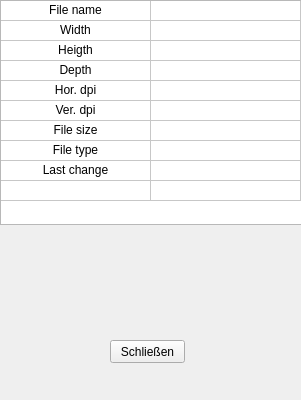
<?xml version="1.0" encoding="UTF-8"?>
<ui version="4.0">
 <class>FileInfoHandler</class>
 <widget class="QWidget" name="FileInfoHandler">
  <property name="geometry">
   <rect>
    <x>0</x>
    <y>0</y>
    <width>301</width>
    <height>400</height>
   </rect>
  </property>
  <property name="maximumSize">
   <size>
    <width>301</width>
    <height>400</height>
   </size>
  </property>
  <property name="windowTitle">
   <string>File informations</string>
  </property>
  <property name="windowOpacity">
   <double>8.000000000000000</double>
  </property>
  <property name="styleSheet">
   <string notr="true"/>
  </property>
  <widget class="QTableWidget" name="fileinfotable">
   <property name="geometry">
    <rect>
     <x>0</x>
     <y>0</y>
     <width>302</width>
     <height>225</height>
    </rect>
   </property>
   <property name="maximumSize">
    <size>
     <width>302</width>
     <height>225</height>
    </size>
   </property>
   <property name="acceptDrops">
    <bool>false</bool>
   </property>
   <property name="autoScroll">
    <bool>true</bool>
   </property>
   <property name="showGrid">
    <bool>true</bool>
   </property>
   <property name="gridStyle">
    <enum>Qt::CustomDashLine</enum>
   </property>
   <property name="sortingEnabled">
    <bool>false</bool>
   </property>
   <property name="rowCount">
    <number>10</number>
   </property>
   <property name="columnCount">
    <number>2</number>
   </property>
   <attribute name="horizontalHeaderVisible">
    <bool>false</bool>
   </attribute>
   <attribute name="horizontalHeaderCascadingSectionResizes">
    <bool>true</bool>
   </attribute>
   <attribute name="horizontalHeaderDefaultSectionSize">
    <number>150</number>
   </attribute>
   <attribute name="horizontalHeaderMinimumSectionSize">
    <number>27</number>
   </attribute>
   <attribute name="horizontalHeaderShowSortIndicator" stdset="0">
    <bool>false</bool>
   </attribute>
   <attribute name="verticalHeaderVisible">
    <bool>false</bool>
   </attribute>
   <attribute name="verticalHeaderDefaultSectionSize">
    <number>20</number>
   </attribute>
   <attribute name="verticalHeaderMinimumSectionSize">
    <number>19</number>
   </attribute>
   <attribute name="verticalHeaderStretchLastSection">
    <bool>false</bool>
   </attribute>
   <row/>
   <row/>
   <row/>
   <row/>
   <row/>
   <row/>
   <row/>
   <row/>
   <row/>
   <row/>
   <column>
    <property name="text">
     <string>Property</string>
    </property>
   </column>
   <column>
    <property name="text">
     <string>Value</string>
    </property>
   </column>
   <item row="0" column="0">
    <property name="text">
     <string>File name</string>
    </property>
    <property name="textAlignment">
     <set>AlignHCenter|AlignVCenter|AlignCenter</set>
    </property>
    <property name="flags">
     <set>ItemIsSelectable|ItemIsUserCheckable|ItemIsEnabled</set>
    </property>
   </item>
   <item row="1" column="0">
    <property name="text">
     <string>Width</string>
    </property>
    <property name="textAlignment">
     <set>AlignHCenter|AlignVCenter|AlignCenter</set>
    </property>
    <property name="flags">
     <set>ItemIsSelectable|ItemIsUserCheckable|ItemIsEnabled</set>
    </property>
   </item>
   <item row="2" column="0">
    <property name="text">
     <string>Heigth</string>
    </property>
    <property name="textAlignment">
     <set>AlignHCenter|AlignVCenter|AlignCenter</set>
    </property>
    <property name="flags">
     <set>ItemIsSelectable|ItemIsUserCheckable|ItemIsEnabled</set>
    </property>
   </item>
   <item row="3" column="0">
    <property name="text">
     <string>Depth</string>
    </property>
    <property name="textAlignment">
     <set>AlignHCenter|AlignVCenter|AlignCenter</set>
    </property>
    <property name="flags">
     <set>ItemIsSelectable|ItemIsUserCheckable|ItemIsEnabled</set>
    </property>
   </item>
   <item row="4" column="0">
    <property name="text">
     <string>Hor. dpi</string>
    </property>
    <property name="textAlignment">
     <set>AlignHCenter|AlignVCenter|AlignCenter</set>
    </property>
    <property name="flags">
     <set>ItemIsSelectable|ItemIsUserCheckable|ItemIsEnabled</set>
    </property>
   </item>
   <item row="5" column="0">
    <property name="text">
     <string>Ver. dpi</string>
    </property>
    <property name="textAlignment">
     <set>AlignHCenter|AlignVCenter|AlignCenter</set>
    </property>
    <property name="flags">
     <set>ItemIsSelectable|ItemIsUserCheckable|ItemIsEnabled</set>
    </property>
   </item>
   <item row="6" column="0">
    <property name="text">
     <string>File size</string>
    </property>
    <property name="textAlignment">
     <set>AlignHCenter|AlignVCenter|AlignCenter</set>
    </property>
    <property name="flags">
     <set>ItemIsSelectable|ItemIsUserCheckable|ItemIsEnabled</set>
    </property>
   </item>
   <item row="7" column="0">
    <property name="text">
     <string>File type</string>
    </property>
    <property name="textAlignment">
     <set>AlignHCenter|AlignVCenter|AlignCenter</set>
    </property>
    <property name="flags">
     <set>ItemIsSelectable|ItemIsUserCheckable|ItemIsEnabled</set>
    </property>
   </item>
   <item row="8" column="0">
    <property name="text">
     <string>Last change</string>
    </property>
    <property name="textAlignment">
     <set>AlignHCenter|AlignVCenter|AlignCenter</set>
    </property>
    <property name="flags">
     <set>ItemIsSelectable|ItemIsUserCheckable|ItemIsEnabled</set>
    </property>
   </item>
  </widget>
  <widget class="QPushButton" name="close_button">
   <property name="geometry">
    <rect>
     <x>110</x>
     <y>340</y>
     <width>75</width>
     <height>23</height>
    </rect>
   </property>
   <property name="text">
    <string>Schließen</string>
   </property>
  </widget>
 </widget>
 <resources/>
 <connections/>
</ui>
